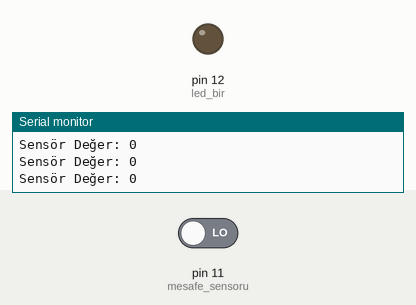
Recording of a sketch running on a simulated Arduino Uno, built with avr-gcc and run on an emulated ATmega328P. Parts: output pins drawn as LEDs (lit = HIGH), the last lines printed to the serial monitor. Inputs (shaded band) come from the test bench; at power-on: pin 11 (mesafe_sensoru) LOW.

Above: at 1.2 s.
1.3 s: pin 11 (mesafe_sensoru) driven HIGH
At 2.0 s:
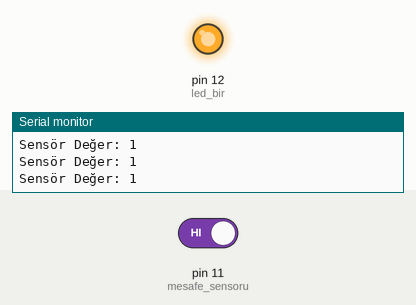
2.9 s: pin 11 (mesafe_sensoru) driven LOW
At 3.4 s:
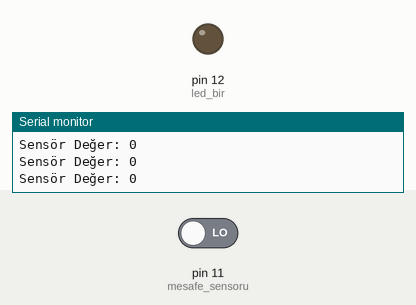
Timing chart, 0 to 5.9 s (numbered marks = the images above; inputs shaded):
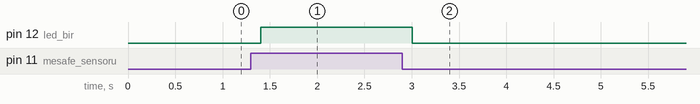

The sketch:

TCRT5000_goz_duyarli.ino
```cpp
#define mesafe_sensoru 11
#define led_bir 12

int sayac;

bool goz_kirpti_mi = false;

void setup() {

  pinMode(led_bir, OUTPUT);
  pinMode(mesafe_sensoru, INPUT);
  Serial.begin(9600);

}

void loop() {

  int mesafe = digitalRead(mesafe_sensoru);

  Serial.print("Sensör Değer: ");
  Serial.println(mesafe);

  delay(100);

  if (mesafe == 1 && !goz_kirpti_mi)
  {
    sayac = sayac + 1;
    Serial.print("Göz kırpma sayısı = ");
    Serial.println(sayac);
    digitalWrite(led_bir,HIGH);
    goz_kirpti_mi = true;
  }
  else if(mesafe == 0 && goz_kirpti_mi)
  {
     digitalWrite(led_bir,LOW);
     goz_kirpti_mi = false;
  }
}
```

Measured:
- after the input at 1.3 s, pin 12 (led_bir): LOW → HIGH after 0.10 s
- after the input at 2.9 s, pin 12 (led_bir): HIGH → LOW after 0.11 s
